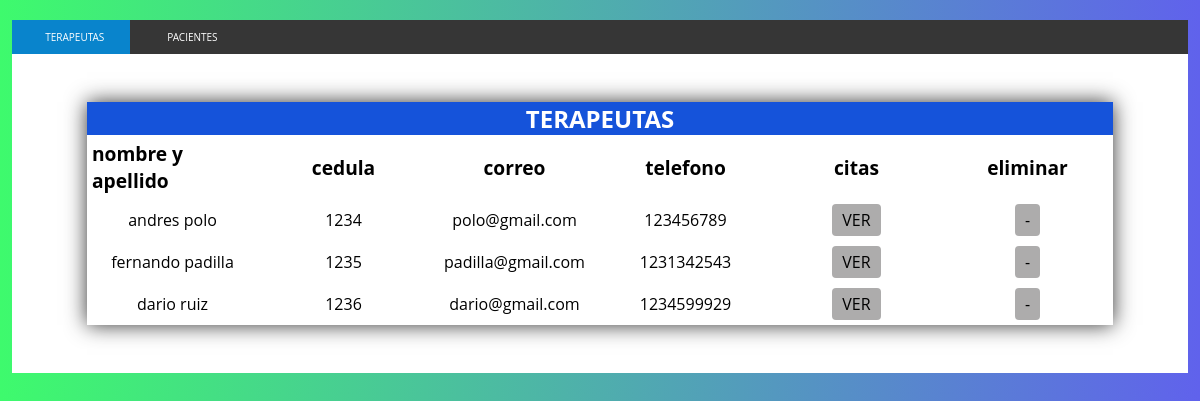
Screenshot of /administrador.php with the database file from the repository.
### tables this page shows
CREATE TABLE `usuarios` (
  `id` int(11) NOT NULL,
  `nombre` varchar(50) NOT NULL,
  `apellido` varchar(50) NOT NULL,
  `correo` varchar(50) NOT NULL,
  `contrasena` varchar(50) NOT NULL,
  `telefono` int(11) NOT NULL,
  `cedula` int(10) NOT NULL,
  `direccion` varchar(255) DEFAULT NULL,
  `tipo_u` int(2) NOT NULL
);

### administrador.php (the view, shortened to what this page needs)
<?php
include("cn.php");
$terapeutas = "SELECT `nombre`, `apellido`,`cedula`, `correo`, `telefono`, `id` FROM `usuarios` WHERE tipo_u=2";
?>
<!DOCTYPE html>
<html lang="en">
<head>
	<link rel="stylesheet" href="estilo2.css">
	<link rel="stylesheet" href="font-awesome.css">
</head>
<body>
	<div class="wrap">
		<ul class="tabs">
			<li><a href="#tab1"><span class="tab-text">TERAPEUTAS</span></a></li>
			<li><a href="#tab2"><span class="tab-text">PACIENTES</span></a></li>
		</ul>
		<div class="secciones">
			<article id="tab1">
				<div class="container-table">
					<div class="table__title">TERAPEUTAS</div>
					<div class="table__header">nombre y apellido</div>
					<div class="table__header">cedula</div>
					<div class="table__header">correo</div>
					<div class="table__header">telefono</div>
					<div class="table__header">citas</div>
					<div class="table__header">eliminar</div>
					<?php $resultado1 = mysqli_query($conexion, $terapeutas );
					while($row = mysqli_fetch_assoc($resultado1)) {
					?>
					<div class="table__item"><?php echo $row["nombre"] ?> <?php echo $row["apellido"] ?></div>
					<div class="table__item"><?php echo $row["cedula"] ?></div>
					<div class="table__item"><?php echo $row["correo"] ?></div>
					<div class="table__item"><?php echo $row["telefono"] ?></div>
					<div class="table__item"><a href="tcitas.php?id=<?php echo $row["id"]; ?>" class="btn">VER</a></div>
					<div class="table__item"><a href="" class="btn">-</a></div>
					<?php } ?>
				</div>
			</article>
		</div>
	</div>
</body>
</html>

### estilo2.css (style rules this page uses)
* { margin: 0; padding: 0; -webkit-box-sizing: border-box; -moz-box-sizing: border-box; box-sizing: border-box; }
body { background: linear-gradient(to right, rgb(62, 250, 109),rgb(96, 98, 236));; font-family: 'Open sans'; }
.wrap { width: 98%; max-width: 98%; margin: 20px auto; }
ul.tabs { width: 100%; background: #363636; list-style: none; display: flex; }
ul.tabs li { width: 10%; }
ul.tabs li a { color: #fff; text-decoration: none; font-size: 10px; text-align: center; display: block; padding: 10px 0px; }
.active { background: #0984CC; }
ul.tabs li a .tab-text { margin-left: 8px; }
.secciones { width: 100%; background: #fff; }
.secciones article { padding: 18px; }
.container-table { width: 90%; background: white; margin: 30px auto; box-shadow: 0 0 20px #333; display: grid; grid-template-columns: repeat(6,1fr); }
.table__title { grid-column-start: 1; grid-column-end: 7; background: rgb(21, 83, 218); color: #fff; display: flex; justify-content: center; align-items: center; font-weight: bold; font-size: 1.5em; }
.table__header,.table__item { display: flex; justify-content: center; align-items: center; }
.table__header { font-weight: bold; font-size: 1.2em; padding: 5px; }
.table__item { padding: 5px; font-size: 1em; }
.btn { background-color: rgb(173, 172, 172); text-decoration: none; padding: 5px 10px; border-radius: 4px; cursor: pointer; color: black; }

### rows the page displays
usuarios: nombre "andres", apellido "polo", cedula "1234", correo "polo@gmail.com", telefono "123456789"
usuarios: nombre "fernando", apellido "padilla", cedula "1235", correo "padilla@gmail.com", telefono "1231342543"
usuarios: nombre "dario", apellido "ruiz", cedula "1236", correo "dario@gmail.com", telefono "1234599929"
